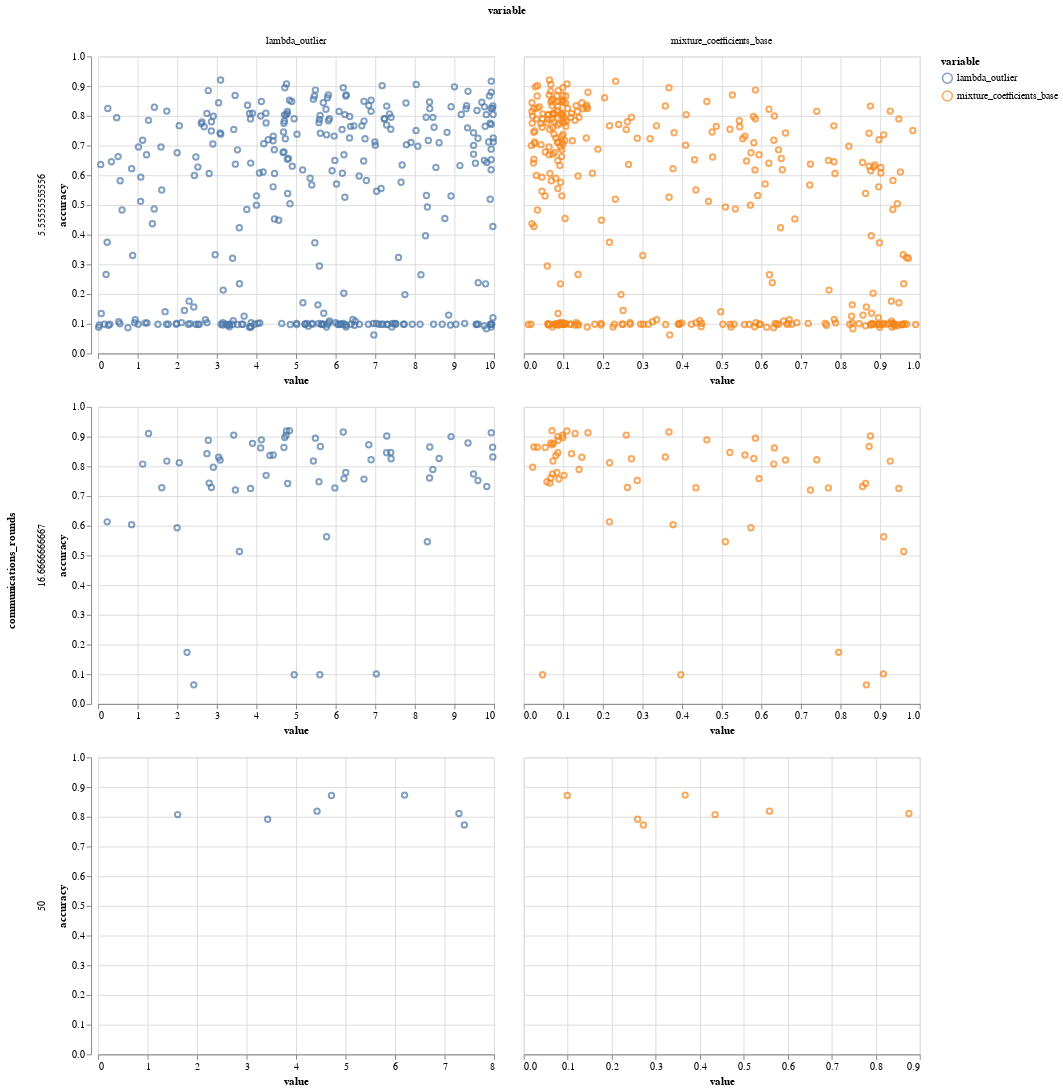

The notebook cell this image was saved under:
### Code cell
alt.Chart(pd.melt(results[scatter_columns], id_vars=('accuracy', 'communications_rounds', 'config'))).mark_point().encode(
    x='value',
    y='accuracy',
    color='variable',
    tooltip='config'
).facet(
    column='variable:N',
    row='communications_rounds'
).resolve_scale(x='independent')

### Figure 1 — Vega-Lite specification as saved in the notebook (floating-point values rounded to 4 significant figures; data arrays with more than 128 entries replaced by an {"elided": "..."} marker saying what was removed)
{"config": {"view": {"continuousWidth": 400, "continuousHeight": 300}}, "data": {"name": "data-c4a151b1d443407b98fd85588f86f1cd"}, "facet": {"column": {"type": "nominal", "field": "variable"}, "row": {"type": "quantitative", "field": "communications_rounds"}}, "spec": {"mark": "point", "encoding": {"color": {"type": "nominal", "field": "variable"}, "tooltip": {"type": "nominal", "field": "config"}, "x": {"type": "quantitative", "field": "value"}, "y": {"type": "quantitative", "field": "accuracy"}}}, "resolve": {"scale": {"x": "independent"}}, "$schema": "https://vega.github.io/schema/vega-lite/v4.8.1.json", "datasets": {"data-c4a151b1d443407b98fd85588f86f1cd": {"elided": "826 records"}}}
